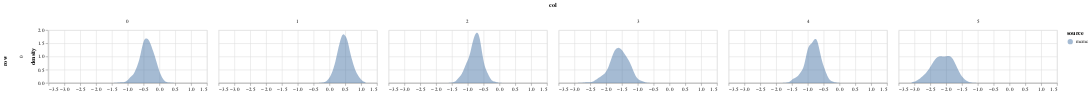

The notebook cell saved with this chart:
### Code cell
param = 'alpha'
df = get_post_df(ps[param]) 
df['source'] = 'mcmc'
plot_density(df, height=100)

### Figure 1 — Vega-Lite specification as saved in the notebook (floating-point values rounded to 4 significant figures; data arrays with more than 128 entries replaced by an {"elided": "..."} marker saying what was removed)
{"config": {"view": {"continuousWidth": 400, "continuousHeight": 300}}, "data": {"name": "data-ea0b5865fb9924c7f6dbef4ad6d94c03"}, "mark": {"type": "area", "opacity": 0.5}, "encoding": {"color": {"type": "nominal", "field": "source"}, "column": {"type": "quantitative", "field": "col"}, "row": {"type": "quantitative", "field": "row"}, "x": {"type": "quantitative", "field": "value", "title": null}, "y": {"type": "quantitative", "field": "density"}}, "height": 100, "resolve": {"scale": {"x": "independent"}}, "transform": [{"fold": ["value"]}, {"density": "value", "groupby": ["cn", "row", "col", "source"]}], "width": 300, "$schema": "https://vega.github.io/schema/vega-lite/v4.8.1.json", "datasets": {"data-ea0b5865fb9924c7f6dbef4ad6d94c03": {"elided": "3000 records"}}}
